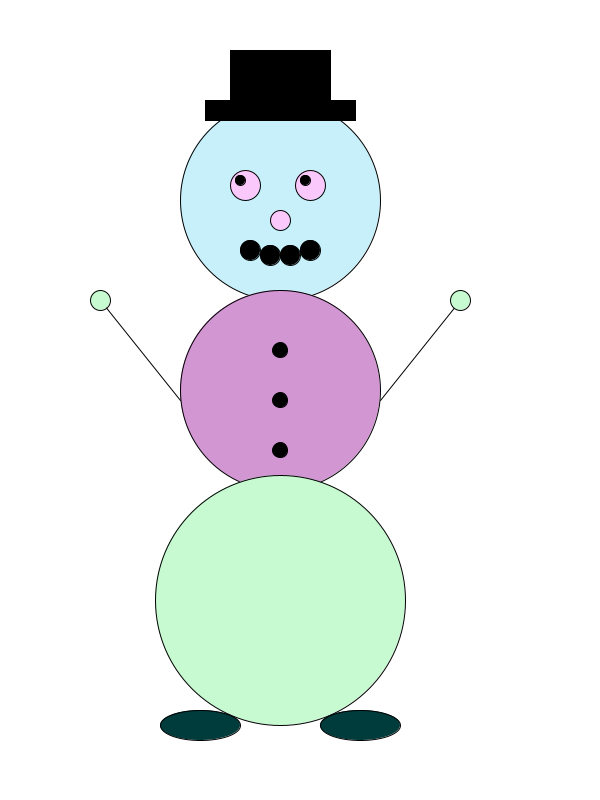
Frame 1 (no input)
Frame 60 (the mouse pressed at the canvas centre just before this capture): identical to frame 1, image omitted
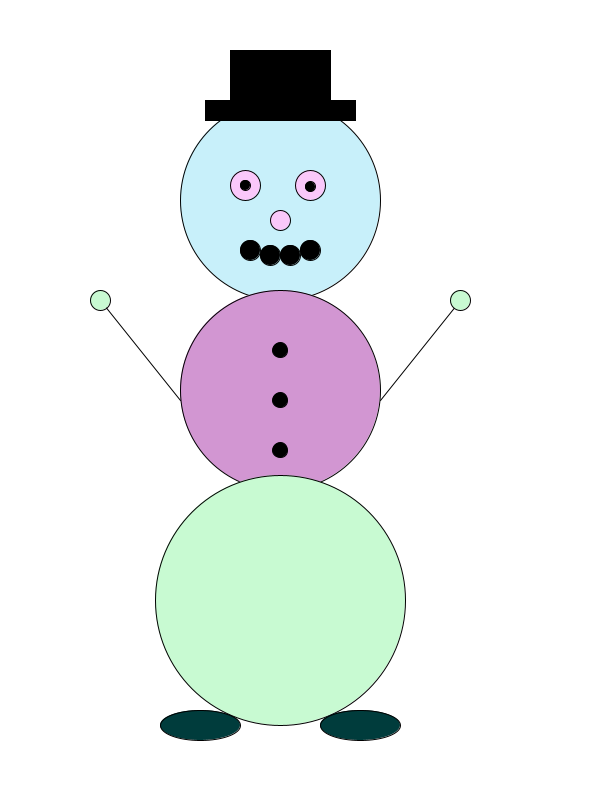
Frame 120 (the mouse held since frame 60 and released just before this capture)

The Processing sketch that drew these frames (run headless with seeded random() and noise(); from frame 60 on, the mouse is pressed at the canvas centre):

// Processing sketch: processing_48314
// ── processing_48314.pde

void setup () {
  
  size (600,800);
  smooth ();
  
}


void draw () {
  
    background (255,255,255);
    
  
//face circle
    fill (200,240,250); 
   ellipse (280,200,200,200);
//eye background  
  fill (250,200,250);
  ellipse (245,185,30,30);
  ellipse (310,185,30,30);
//nose 
  ellipse (280,220,20,20);
 
//moving eyes
  fill (0,0,0);
  float ax = map(mouseX, 0, width, 240, 250);
  float ay = map(mouseY, 0, height, 180, 190);

  ellipse(ax,ay,10,10);
  
  float bx = map(mouseX, 0, width, 305, 315);
  float by = map(mouseY, 0, width, 180, 190);
  
  ellipse(bx,by,10,10);
  
 //mouth circles
 ellipse (250,250,20,20);
 ellipse (270,255,20,20);
 ellipse (290,255,20,20);
 ellipse (310,250,20,20);
 

 
 //hat
 rect (230,50,100,70);
 rect (205,100,150,20);
 
 

 
 //first body
  fill (210,150,210);
  ellipse (280,390,200,200);
  
  //buttons
 fill (0,0,0);
 ellipse (280,450,15,15);
 ellipse (280,400,15,15);
 ellipse (280,350,15,15);
 
 //second body
  fill (200,250,210);
  ellipse (280,600,250,250);
  
  
  //hands and arms
  line (100,300,180,400);
  line (460,300,380,400);
  ellipse (100,300,20,20);
  ellipse (460,300,20,20);
  
 
  //feet
  fill (0,60,60);
  ellipse (200,725,80,30);
  ellipse (360,725,80,30);

}
